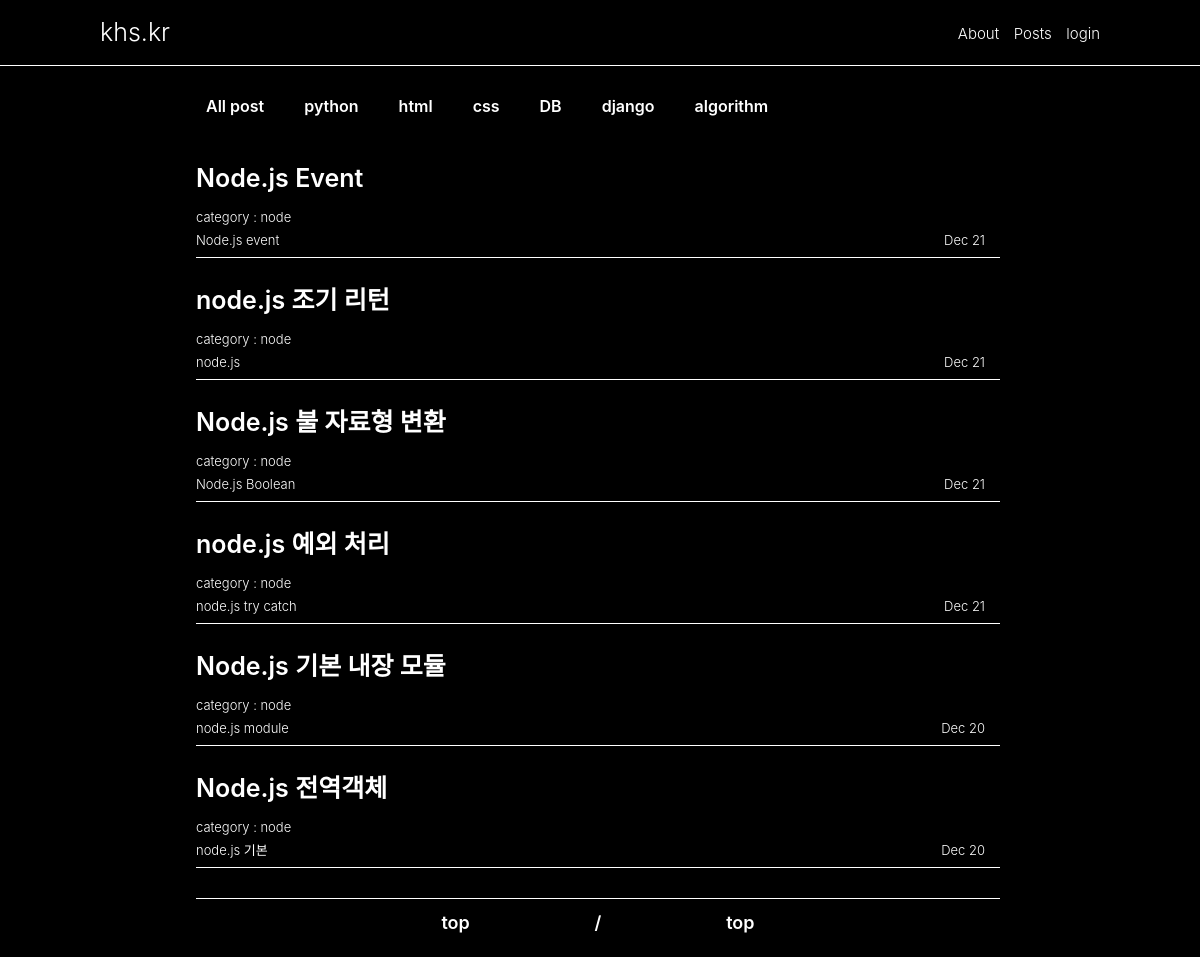
The app's page /nodejs/ with its own data.
### web/models.py (models this page shows, shortened)
class Post(models.Model):
    title = models.CharField(max_length=100)
    content = summer_fields.SummernoteTextField(default='')
    type = models.CharField(
        max_length=80, choices=LANG_TYPE, null=True, default='css')
    description = models.CharField(max_length=200, default='')
    dt_created = models.DateTimeField(auto_now_add=True)

### web/views.py (the view)
# urls.py: path('nodejs/', views.node_list, name='node_list'),
def node_list(request):
    object = Post.objects.filter(type='node').order_by('-dt_created')
    context = {
        'object': object
    }
    return render(request, 'web/index.html', context)

### web/templates/web/index.html
{% extends './base.html' %}
{% load static %}
{% block content %}
  <div class="content__box">
    <div class='content_select_box_container'>
      <a class="content_select_box" href={% url 'index' %}>All post</a>
      <a class="content_select_box" href={% url 'python_list' %}>python</a>
      <a class="content_select_box" href={% url 'html_list' %}>html</a>
      <a class="content_select_box" href={% url 'css_list' %}>css</a>
      <a class="content_select_box" href={% url 'DB_list' %}>DB</a>
      <a class="content_select_box" href={% url 'django_list' %}>django</a>
      <a class="content_select_box" href={% url 'algorithm_list' %}>algorithm</a>
    </div>
    <ul>
      {% for obj in object %}
        <li>
          <a href={% url 'post-detail' obj.id %}>
            <h2 class='content__title'>{{obj.title}}</h2>
            <div class='content-title__box'>
              <div class="description">
                <span class='content__category'>category :
                  {{obj.type}}
                </span>
                <div class='content__description'>
                  <p>{{obj.description}}</p>
                </div>
              </div>
              <div class="content__date">
                <span>{{obj.dt_created|date:"M"}}
                  {{obj.dt_created|date:"d"}}</span>
              </div>
            </div>
          </a>
        </li>
      {% endfor %}
    </ul>
  </div>
  <div>
    <div class='page_ul_container'>
      <ul class='page_container'>
        {% if object.has_previous %}
          <li>
            <a href="?p={{object.previous_page_number}}">previous</a>
          </li>
        {% else %}
          <li>
            <a href="#" onclick="javascript:window.scrollTo(0,0)">top</a>
          </li>
        {% endif %}
        <li>
          <a href="#">{{object.number}}/{{object.paginator.num_pages}}</a>
        </li>
        {% if object.has_next %}
          <li>
            <a href="?p={{object.next_page_number}}">next</a>
          </li>
        {% else %}
          <li>
            <a href="#" onclick="javascript:window.scrollTo(0,0)">top</a>
          </li>
        {% endif %}
      </ul>
    </div>
  </div>
{% endblock content %}

### web/static/web/css/style.css (style rules this page uses)
body { background-color: black; color: white; font-family: -apple-system, BlinkMacSystemFont, "Segoe UI", Roboto, Oxygen, Ubuntu, Cantarell, "Open Sans", "Helvetica Neue", sans-serif; min-width: 700px; }
a { color: white; text-decoration: none; font-weight: 600; }
.content_select_box { margin-right: 20px; background-color: black; padding: 10px; border-radius: 10px; }
.content_select_box_container { display: flex; align-items: center; height: 40px; margin-bottom: 30px; }
.page_container { width: 70%; display: flex; justify-content: space-evenly; margin-bottom: 20px; font-size: 18px; }
.page_ul_container { display: flex; align-items: center; justify-content: center; }

### web/static/web/css/contentlist.css (style rules this page uses)
.content__box { width: 100%; margin-right: auto; }
.content__box li { padding: 10px 0px; margin-bottom: 20px; border-bottom: 1px solid white; }
.content__title { font-weight: 600; font-size: 25px; margin-bottom: 20px; }
.content-title__box { display: flex; justify-content: space-between; height: 5%; }
.content__date { display: flex; align-items: flex-end; font-weight: 300; }
.content__description { margin-top: 10px; font-weight: 300; }
.content__category { font-weight: 300; }

### startpage/static/startpage/css/style2.css (style rules this page uses)
body { background-color: black; color: white; font-family: -apple-system, BlinkMacSystemFont, "Segoe UI", Roboto, Oxygen, Ubuntu, Cantarell, "Open Sans", "Helvetica Neue", sans-serif; }
a { text-decoration: none; color: white; }
.content__box { margin-top: 20px; padding-bottom: 10px; border-bottom: 1px solid white; }
.content__title { font-weight: 600; font-size: 25px; margin-bottom: 20px; }
.content-title__box { font-size: 13px; display: flex; justify-content: space-between; height: 5%; padding-right: 15px; }
.content__date { display: flex; align-items: flex-end; }
.content__description { margin-top: 10px; }
ul { margin: 10px 0; margin-bottom: 20px; }
li { padding: 5px 0px; }

### records on screen
Post: title "Node.js Event", type "node", description "Node.js event", dt_created "Dec", dt_created "21"
Post: title "node.js 조기 리턴", type "node", description "node.js", dt_created "Dec", dt_created "21"
Post: title "Node.js 불 자료형 변환", type "node", description "Node.js Boolean", dt_created "Dec", dt_created "21"
Post: title "node.js 예외 처리", type "node", description "node.js try catch", dt_created "Dec", dt_created "21"
Post: title "Node.js 기본 내장 모듈", type "node", description "node.js module", dt_created "Dec", dt_created "20"
Post: title "Node.js 전역객체", type "node", description "node.js 기본", dt_created "Dec", dt_created "20"
